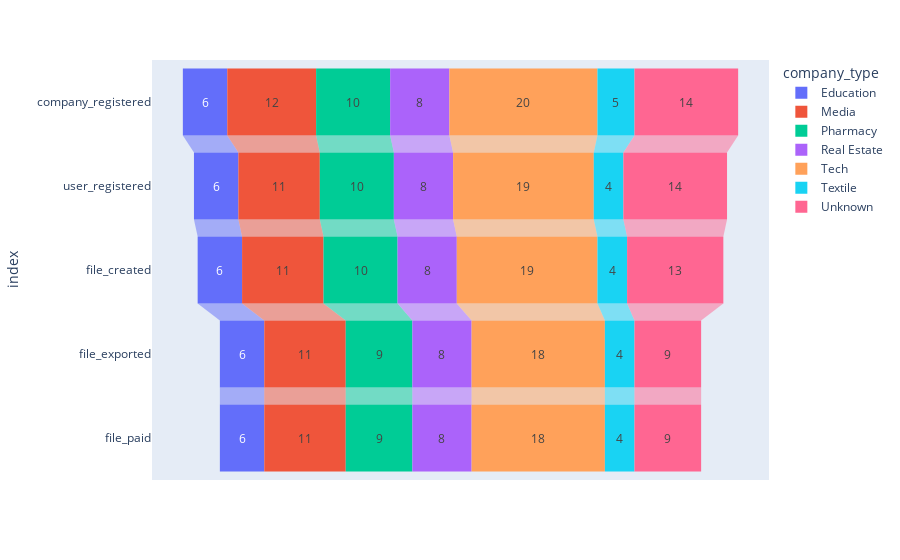

Notebook code for this chart:
### Code cell
px.funnel(company_funnel_by_type)

### Figure 1 — Plotly figure (JSON) as saved in the notebook; plotly's stock layout.template omitted (floating-point values rounded to 4 significant figures)
{"data": [{"hovertemplate": "company_type=Education<br>value=%{x}<br>index=%{y}<extra></extra>", "legendgroup": "Education", "marker": {"color": "#636efa"}, "name": "Education", "orientation": "h", "showlegend": true, "type": "funnel", "x": [6, 6, 6, 6, 6], "xaxis": "x", "y": ["company_registered", "user_registered", "file_created", "file_exported", "file_paid"], "yaxis": "y"}, {"hovertemplate": "company_type=Media<br>value=%{x}<br>index=%{y}<extra></extra>", "legendgroup": "Media", "marker": {"color": "#EF553B"}, "name": "Media", "orientation": "h", "showlegend": true, "type": "funnel", "x": [12, 11, 11, 11, 11], "xaxis": "x", "y": ["company_registered", "user_registered", "file_created", "file_exported", "file_paid"], "yaxis": "y"}, {"hovertemplate": "company_type=Pharmacy<br>value=%{x}<br>index=%{y}<extra></extra>", "legendgroup": "Pharmacy", "marker": {"color": "#00cc96"}, "name": "Pharmacy", "orientation": "h", "showlegend": true, "type": "funnel", "x": [10, 10, 10, 9, 9], "xaxis": "x", "y": ["company_registered", "user_registered", "file_created", "file_exported", "file_paid"], "yaxis": "y"}, {"hovertemplate": "company_type=Real Estate<br>value=%{x}<br>index=%{y}<extra></extra>", "legendgroup": "Real Estate", "marker": {"color": "#ab63fa"}, "name": "Real Estate", "orientation": "h", "showlegend": true, "type": "funnel", "x": [8, 8, 8, 8, 8], "xaxis": "x", "y": ["company_registered", "user_registered", "file_created", "file_exported", "file_paid"], "yaxis": "y"}, {"hovertemplate": "company_type=Tech<br>value=%{x}<br>index=%{y}<extra></extra>", "legendgroup": "Tech", "marker": {"color": "#FFA15A"}, "name": "Tech", "orientation": "h", "showlegend": true, "type": "funnel", "x": [20, 19, 19, 18, 18], "xaxis": "x", "y": ["company_registered", "user_registered", "file_created", "file_exported", "file_paid"], "yaxis": "y"}, {"hovertemplate": "company_type=Textile<br>value=%{x}<br>index=%{y}<extra></extra>", "legendgroup": "Textile", "marker": {"color": "#19d3f3"}, "name": "Textile", "orientation": "h", "showlegend": true, "type": "funnel", "x": [5, 4, 4, 4, 4], "xaxis": "x", "y": ["company_registered", "user_registered", "file_created", "file_exported", "file_paid"], "yaxis": "y"}, {"hovertemplate": "company_type=Unknown<br>value=%{x}<br>index=%{y}<extra></extra>", "legendgroup": "Unknown", "marker": {"color": "#FF6692"}, "name": "Unknown", "orientation": "h", "showlegend": true, "type": "funnel", "x": [14, 14, 13, 9, 9], "xaxis": "x", "y": ["company_registered", "user_registered", "file_created", "file_exported", "file_paid"], "yaxis": "y"}], "layout": {"autosize": true, "legend": {"title": {"text": "company_type"}, "tracegroupgap": 0}, "margin": {"t": 60}, "xaxis": {"anchor": "y", "autorange": true, "domain": [0, 1], "range": [-41.67, 41.67], "title": {"text": "value"}, "type": "linear"}, "yaxis": {"anchor": "x", "autorange": true, "domain": [0, 1], "range": [4.5, -0.5], "title": {"text": "index"}, "type": "category"}}}
